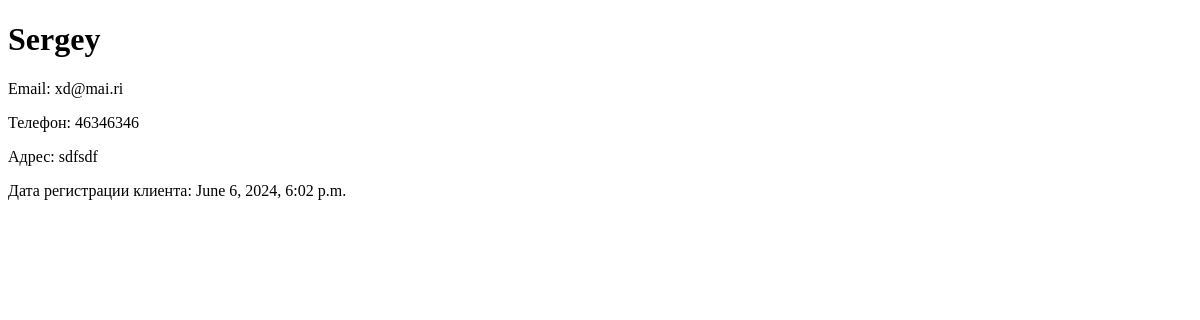
Before: /myapp/clients/2/ with the older database file.
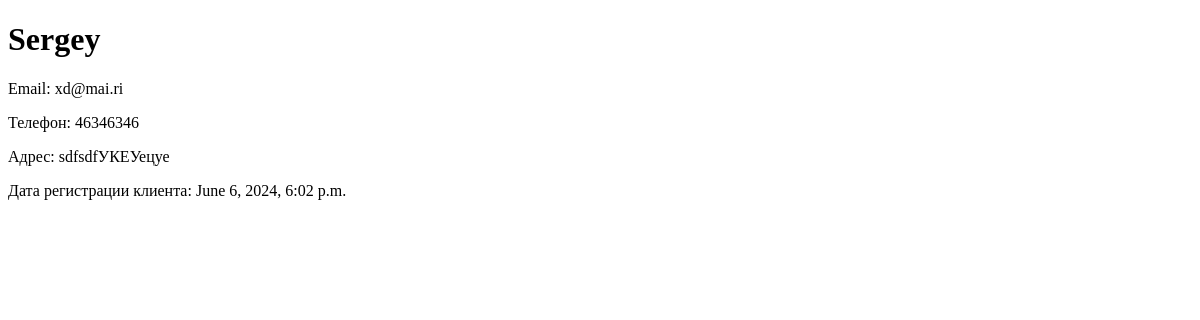
After: the same page with the newer database file.
### myapp/models.py (models this page shows, shortened)
class Client(models.Model):
    name = models.CharField(max_length=255, verbose_name='Имя клиента')
    email = models.EmailField(unique=True, verbose_name='Электронная почта клиента')
    phone_number = models.CharField(max_length=20, verbose_name='Номер телефона клиента')
    address = models.TextField(verbose_name='Адрес клиента')
    registration_date = models.DateTimeField(default=timezone.now, verbose_name='Дата регистрации клиента')

### myapp/views.py (the view)
# urls.py: path('clients/<int:client_id>/', views.client_detail, name='client_detail'),
def client_detail(request, client_id):
    client = get_object_or_404(Client, id=client_id)
    return render(request, 'myapp/client_detail.html', {'client': client})

### myapp/templates/myapp/client_detail.html (shortened to what this page needs)
<!DOCTYPE html>
<html>
<head>
</head>
<body>
    <h1>{{ client.name }}</h1>
    <p>Email: {{ client.email }}</p>
    <p>Телефон: {{ client.phone_number }}</p>
    <p>Адрес: {{ client.address }}</p>
    <p>Дата регистрации клиента: {{ client.registration_date }}</p>
</body>
</html>

Changed rows visible on the page:
changed Client "Sergey": address "sdfsdf" → "sdfsdfУКЕУецуе"
